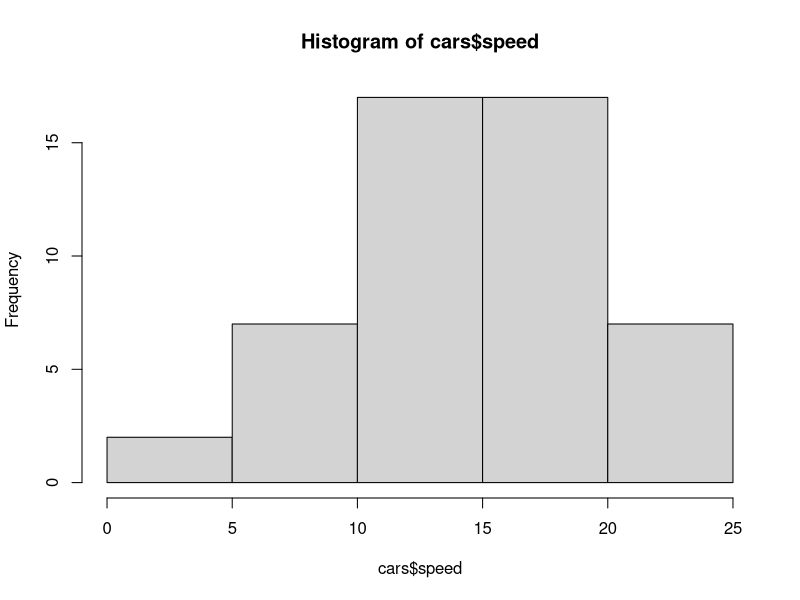
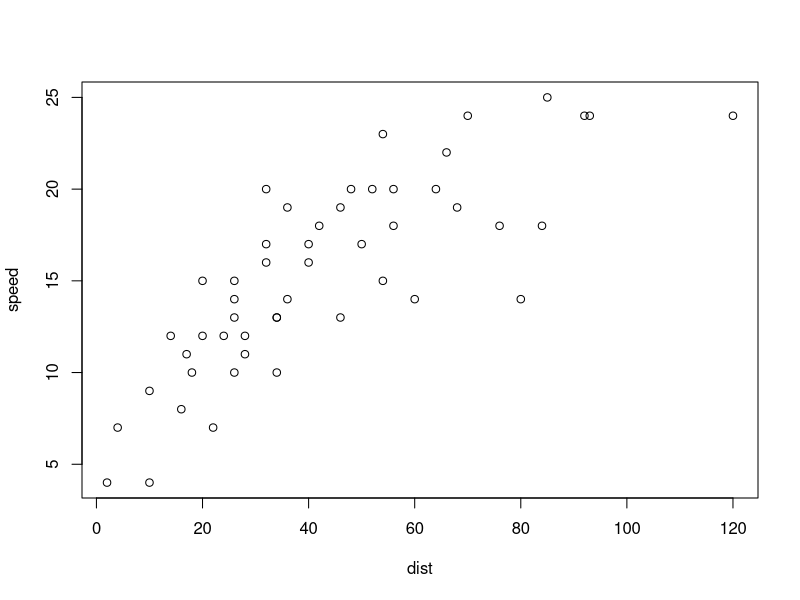
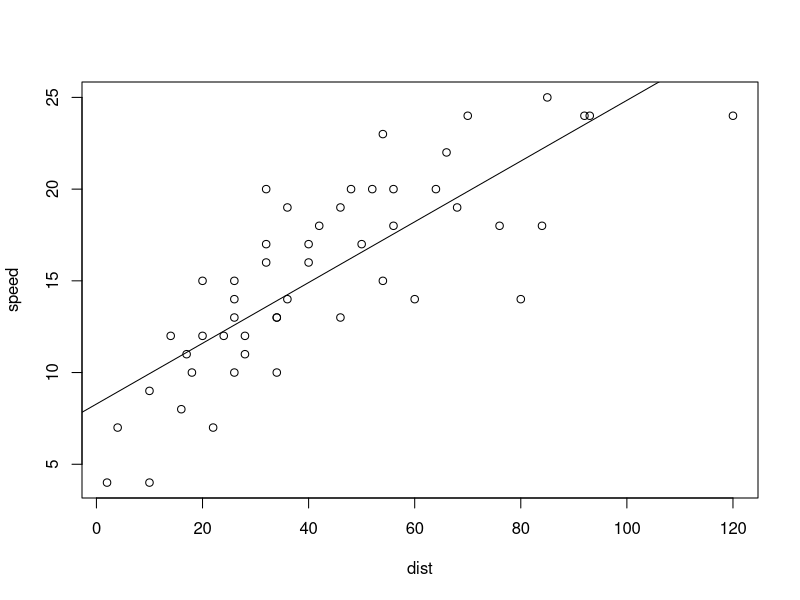
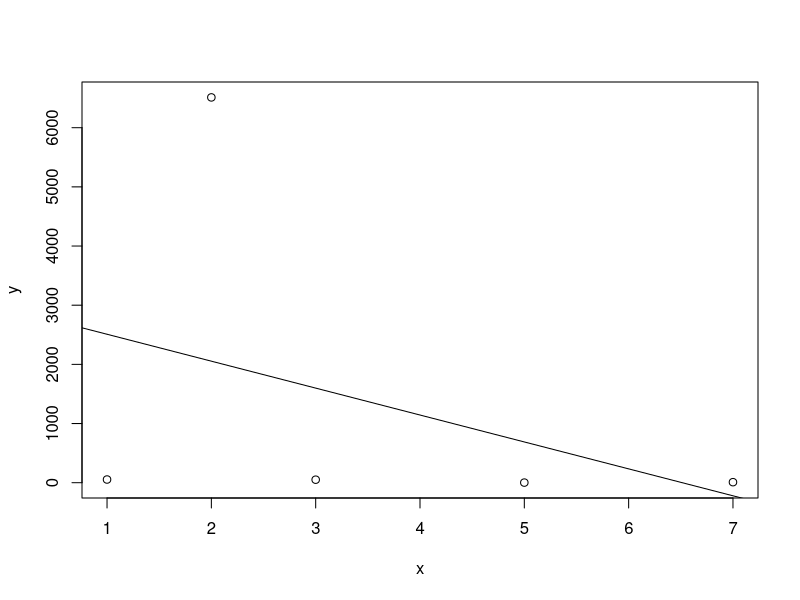

Write the R code that produced these figures, in order.
data("cars")
head(cars)

summary(cars)

hist(cars$speed)
plot(speed ~ dist, data = cars)

reg <- lm(speed ~ dist, data = cars)
summary(reg)

plot(speed ~ dist, data = cars)
abline(reg)

reg$coef

# x <- 1:10
# y <- 1:10
x <- c(3,5,7,1,2)
y <- c(51,2,9,54,6512)
df <- data.frame(x,y)
df

cor(df$x, df$y)
reg <- lm(y~x, data=df)
summary(reg)

plot(y~x, data = df)
abline(reg)

# if p <= 0.05 then reject H0 (no relation)
# if p> 0.5 then accept H0 (relation)